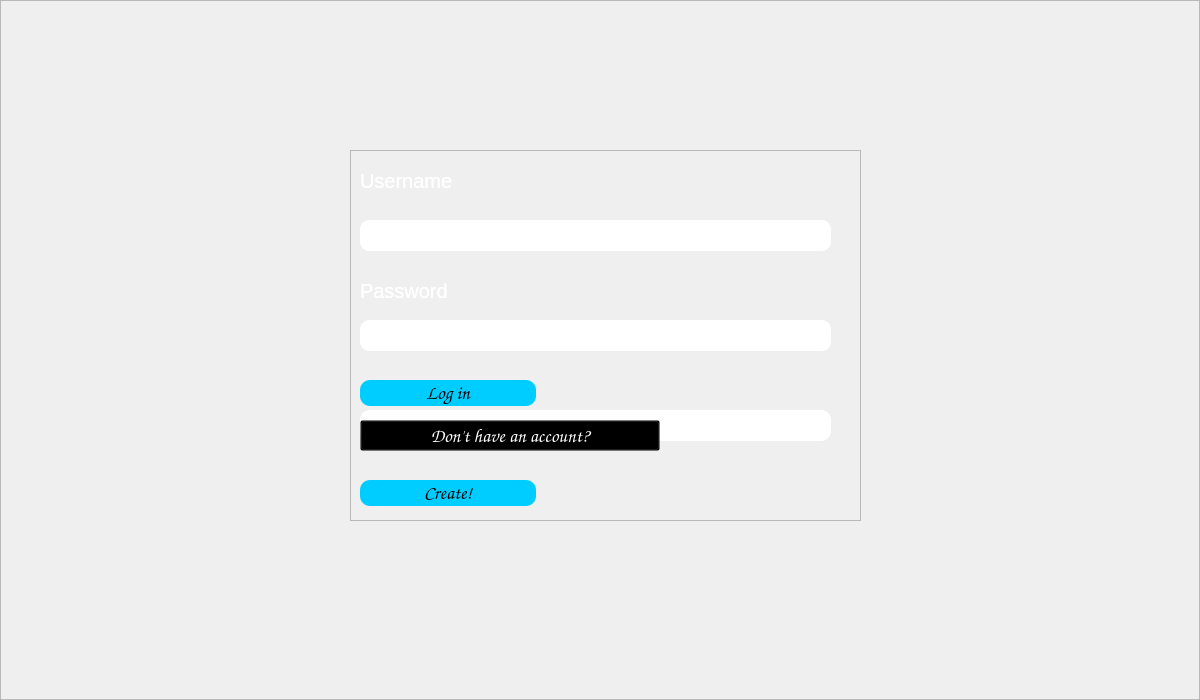
   <widget class="QFrame" name="login_signup_window">
    <property name="enabled">
     <bool>true</bool>
    </property>
    <property name="geometry">
     <rect>
      <x>0</x>
      <y>0</y>
      <width>1200</width>
      <height>700</height>
     </rect>
    </property>
    <property name="toolTip">
     <string/>
    </property>
    <property name="frameShape">
     <enum>QFrame::StyledPanel</enum>
    </property>
    <property name="frameShadow">
     <enum>QFrame::Raised</enum>
    </property>
    <widget class="QLabel" name="login_signup_background">
     <property name="geometry">
      <rect>
       <x>0</x>
       <y>-21</y>
       <width>1200</width>
       <height>741</height>
      </rect>
     </property>
     <property name="text">
      <string/>
     </property>
     <property name="pixmap">
      <pixmap>design/title_screen.png</pixmap>
     </property>
    </widget>
    <widget class="QFrame" name="Login_window">
     <property name="geometry">
      <rect>
       <x>350</x>
       <y>150</y>
       <width>511</width>
       <height>371</height>
      </rect>
     </property>
     <property name="frameShape">
      <enum>QFrame::StyledPanel</enum>
     </property>
     <property name="frameShadow">
      <enum>QFrame::Raised</enum>
     </property>
     <widget class="QLabel" name="login_username_label">
      <property name="geometry">
       <rect>
        <x>10</x>
        <y>10</y>
        <width>161</width>
        <height>41</height>
       </rect>
      </property>
      <property name="font">
       <font>
        <family>Arial</family>
        <pointsize>15</pointsize>
        <weight>50</weight>
        <bold>false</bold>
       </font>
      </property>
      <property name="styleSheet">
       <string notr="true">QLabel {
	color: white;
}</string>
      </property>
      <property name="text">
       <string>Username</string>
      </property>
     </widget>
     <widget class="QLineEdit" name="login_username_input">
      <property name="geometry">
       <rect>
        <x>10</x>
        <y>70</y>
        <width>471</width>
        <height>31</height>
       </rect>
      </property>
      <property name="font">
       <font>
        <family>Arial</family>
        <pointsize>14</pointsize>
       </font>
      </property>
      <property name="styleSheet">
       <string notr="true">QLineEdit {
	border-radius: 10px;
	border: 2px solid white;
}

QLineEdit:focus {
	border-radius: 10px;
	border: 2px solid rgb(0, 205, 255);
}</string>
      </property>
     </widget>
     <widget class="QLabel" name="login_password_label">
      <property name="geometry">
       <rect>
        <x>10</x>
        <y>120</y>
        <width>161</width>
        <height>41</height>
       </rect>
      </property>
      <property name="font">
       <font>
        <family>Arial</family>
        <pointsize>15</pointsize>
        <weight>50</weight>
        <bold>false</bold>
       </font>
      </property>
      <property name="styleSheet">
       <string notr="true">QLabel {
	color: white;
}</string>
      </property>
      <property name="text">
       <string>Password</string>
      </property>
     </widget>
     <widget class="QLineEdit" name="login_password_input">
      <property name="geometry">
       <rect>
        <x>10</x>
        <y>170</y>
        <width>471</width>
        <height>31</height>
       </rect>
      </property>
      <property name="font">
       <font>
        <family>Arial</family>
        <pointsize>14</pointsize>
       </font>
      </property>
      <property name="styleSheet">
       <string notr="true">QLineEdit {
	border-radius: 10px;
	border: 2px solid white;
}

QLineEdit:focus {
	border-radius: 10px;
	border: 2px solid rgb(0, 205, 255);
}</string>
      </property>
      <property name="echoMode">
       <enum>QLineEdit::Password</enum>
      </property>
     </widget>
     <widget class="QPushButton" name="login_button">
      <property name="geometry">
       <rect>
        <x>10</x>
        <y>230</y>
        <width>176</width>
        <height>26</height>
       </rect>
      </property>
      <property name="maximumSize">
       <size>
        <width>300</width>
        <height>35</height>
       </size>
      </property>
      <property name="font">
       <font>
        <family>Comic Sans MS</family>
        <pointsize>14</pointsize>
        <weight>50</weight>
        <italic>false</italic>
        <bold>false</bold>
       </font>
      </property>
      <property name="cursor">
       <cursorShape>PointingHandCursor</cursorShape>
      </property>
      <property name="styleSheet">
       <string notr="true">QPushButton {
	border-radius: 10px;
	background: rgb(0, 205, 255);
}

QPushButton:pressed {
	background:rgb(0, 203, 14);
	
}</string>
      </property>
      <property name="text">
       <string>Log in</string>
      </property>
     </widget>
     <widget class="QPushButton" name="login_create_account_button">
      <property name="geometry">
       <rect>
        <x>10</x>
        <y>270</y>
        <width>300</width>
        <height>31</height>
       </rect>
      </property>
      <property name="maximumSize">
       <size>
        <width>300</width>
        <height>35</height>
       </size>
      </property>
      <property name="font">
       <font>
        <family>Comic Sans MS</family>
        <pointsize>14</pointsize>
        <weight>50</weight>
        <italic>false</italic>
        <bold>false</bold>
       </font>
      </property>
      <property name="cursor">
       <cursorShape>PointingHandCursor</cursorShape>
      </property>
      <property name="layoutDirection">
       <enum>Qt::LeftToRight</enum>
      </property>
      <property name="styleSheet">
       <string notr="true">QPushButton {
	background: transparent;
	color: white;
}

QPushButton:pressed {
	color: gray;
}</string>
      </property>
      <property name="text">
       <string>Don't have an account?</string>
      </property>
     </widget>
    </widget>
    <widget class="QFrame" name="Signup_window">
     <property name="geometry">
      <rect>
       <x>350</x>
       <y>150</y>
       <width>511</width>
       <height>371</height>
      </rect>
     </property>
     <property name="frameShape">
      <enum>QFrame::StyledPanel</enum>
     </property>
     <property name="frameShadow">
      <enum>QFrame::Raised</enum>
     </property>
     <widget class="QLabel" name="signup_username_label">
      <property name="geometry">
       <rect>
        <x>10</x>
        <y>10</y>
        <width>161</width>
        <height>41</height>
       </rect>
      </property>
      <property name="font">
       <font>
        <family>Arial</family>
        <pointsize>15</pointsize>
        <weight>50</weight>
        <bold>false</bold>
       </font>
      </property>
      <property name="styleSheet">
       <string notr="true">QLabel {
	color: white;
}</string>
      </property>
      <property name="text">
       <string>Username</string>
      </property>
     </widget>
     <widget class="QLineEdit" name="signup_username_input">
      <property name="geometry">
       <rect>
        <x>10</x>
        <y>70</y>
        <width>471</width>
        <height>31</height>
       </rect>
      </property>
      <property name="font">
       <font>
        <family>Arial</family>
        <pointsize>14</pointsize>
       </font>
      </property>
      <property name="styleSheet">
       <string notr="true">QLineEdit {
	border-radius: 10px;
	border: 2px solid white;
}

QLineEdit:focus {
	border-radius: 10px;
	border: 2px solid rgb(0, 205, 255);
}</string>
      </property>
     </widget>
     <widget class="QLabel" name="signup_password_label">
      <property name="geometry">
       <rect>
        <x>10</x>
        <y>120</y>
        <width>161</width>
        <height>41</height>
       </rect>
      </property>
      <property name="font">
       <font>
        <family>Arial</family>
        <pointsize>15</pointsize>
        <weight>50</weight>
        <bold>false</bold>
       </font>
      </property>
      <property name="styleSheet">
       <string notr="true">QLabel {
	color: white;
}</string>
      </property>
      <property name="text">
       <string>Password</string>
      </property>
     </widget>
     <widget class="QLineEdit" name="signup_password_input">
      <property name="geometry">
       <rect>
        <x>10</x>
        <y>170</y>
        <width>471</width>
        <height>31</height>
       </rect>
      </property>
      <property name="font">
       <font>
        <family>Arial</family>
        <pointsize>14</pointsize>
       </font>
      </property>
      <property name="styleSheet">
       <string notr="true">QLineEdit {
	border-radius: 10px;
	border: 2px solid white;
}

QLineEdit:focus {
	border-radius: 10px;
	border: 2px solid rgb(0, 205, 255);
}</string>
      </property>
      <property name="echoMode">
       <enum>QLineEdit::Password</enum>
      </property>
     </widget>
     <widget class="QPushButton" name="signup_button">
      <property name="geometry">
       <rect>
        <x>10</x>
        <y>330</y>
        <width>176</width>
        <height>26</height>
       </rect>
      </property>
      <property name="maximumSize">
       <size>
        <width>300</width>
        <height>35</height>
       </size>
      </property>
      <property name="font">
       <font>
        <family>Comic Sans MS</family>
        <pointsize>14</pointsize>
        <weight>50</weight>
        <italic>false</italic>
        <bold>false</bold>
       </font>
      </property>
      <property name="cursor">
       <cursorShape>PointingHandCursor</cursorShape>
      </property>
      <property name="styleSheet">
       <string notr="true">QPushButton {
	border-radius: 10px;
	background: rgb(0, 205, 255);
}

QPushButton:pressed {
	background:rgb(0, 203, 14);
	
}</string>
      </property>
      <property name="text">
       <string>Create!</string>
      </property>
     </widget>
     <widget class="QLabel" name="signup_submit_password_label">
      <property name="geometry">
       <rect>
        <x>10</x>
        <y>220</y>
        <width>211</width>
        <height>41</height>
       </rect>
      </property>
      <property name="font">
       <font>
        <family>Arial</family>
        <pointsize>15</pointsize>
        <weight>50</weight>
        <bold>false</bold>
       </font>
      </property>
      <property name="styleSheet">
       <string notr="true">QLabel {
	color: white;
}</string>
      </property>
      <property name="text">
       <string>Submit password</string>
      </property>
     </widget>
     <widget class="QLineEdit" name="signup_submit_password_input">
      <property name="geometry">
       <rect>
        <x>10</x>
        <y>260</y>
        <width>471</width>
        <height>31</height>
       </rect>
      </property>
      <property name="font">
       <font>
        <family>Arial</family>
        <pointsize>14</pointsize>
       </font>
      </property>
      <property name="styleSheet">
       <string notr="true">QLineEdit {
	border-radius: 10px;
	border: 2px solid white;
}

QLineEdit:focus {
	border-radius: 10px;
	border: 2px solid rgb(0, 205, 255);
}</string>
      </property>
      <property name="echoMode">
       <enum>QLineEdit::Password</enum>
      </property>
     </widget>
    </widget>
    <widget class="QLabel" name="login_signup_error">
     <property name="geometry">
      <rect>
       <x>30</x>
       <y>530</y>
       <width>1021</width>
       <height>81</height>
      </rect>
     </property>
     <property name="font">
      <font>
       <pointsize>16</pointsize>
       <weight>50</weight>
       <italic>false</italic>
       <bold>false</bold>
       <underline>false</underline>
      </font>
     </property>
     <property name="styleSheet">
      <string notr="true">QLabel {
	color: red;
}</string>
     </property>
     <property name="text">
      <string/>
     </property>
     <property name="alignment">
      <set>Qt::AlignHCenter|Qt::AlignTop</set>
     </property>
    </widget>
    <zorder>login_signup_background</zorder>
    <zorder>Signup_window</zorder>
    <zorder>Login_window</zorder>
    <zorder>login_signup_error</zorder>
   </widget>
